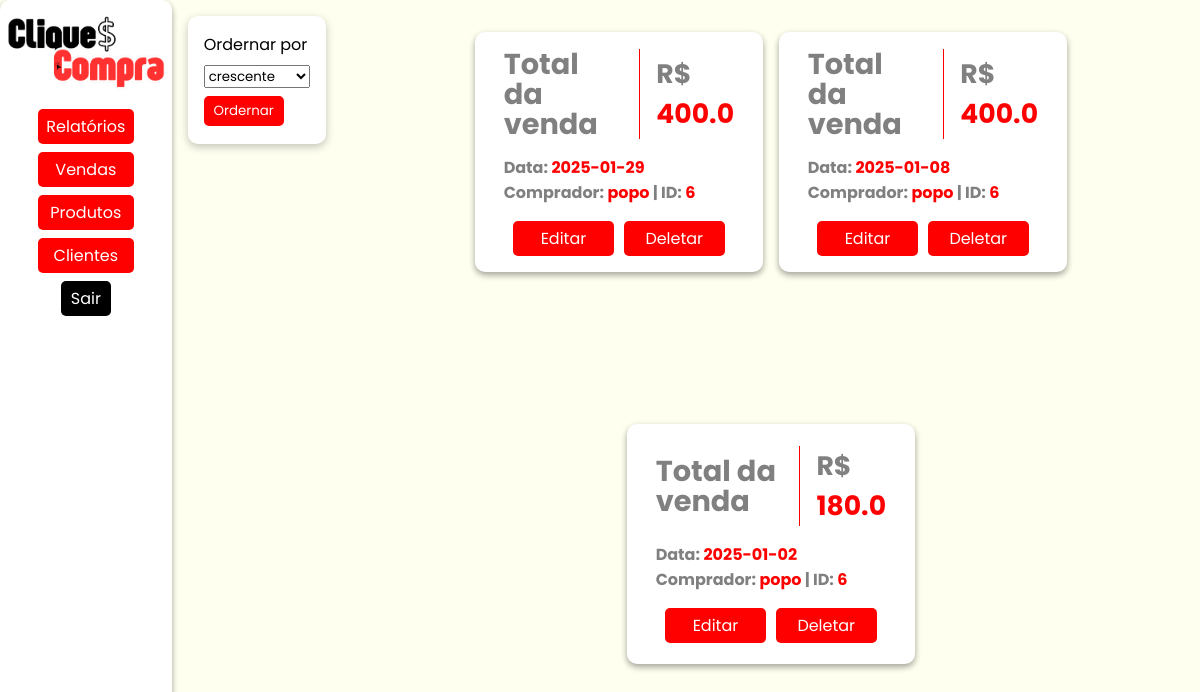
Page /vendas/ on the earlier database version.
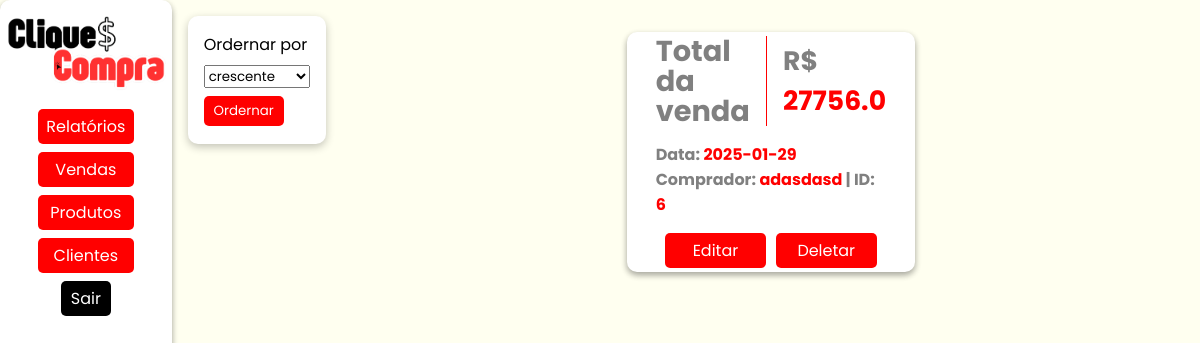
Same page on the later database version.
### models/vendas.py (models this page shows, shortened)
class Venda(Base):
    __tablename__ = 'tb_vendas'
    ven_id: Mapped[int] = mapped_column(primary_key=True, autoincrement=True)
    ven_data: Mapped[str] = mapped_column(nullable=False)
    ven_total: Mapped[float] = mapped_column(nullable=False)
    ven_cli_id: Mapped[int] = mapped_column(ForeignKey('tb_clientes.cli_id'))
    clientes: Mapped[List["Cliente"]] = relationship("Cliente", back_populates='vendas')

### models/clientes.py (models this page shows, shortened)
class Cliente(Base, UserMixin):
    __tablename__ = 'tb_clientes'
    cli_id:Mapped[int] = mapped_column(primary_key = True, autoincrement=True)
    cli_nome:Mapped[str] = mapped_column(nullable=False)
    cli_email:Mapped[str] = mapped_column(unique = True, nullable=False)
    cli_telefone:Mapped[str] = mapped_column(nullable=False)
    cli_endereco:Mapped[str] = mapped_column(nullable=False)
    vendas: Mapped[list["Venda"]] = relationship("Venda", back_populates="clientes", cascade="all, delete-orphan")
    @classmethod
    def all(cls, ordem = "crescente"):
        if ordem == "crescente":
            direcao = "ASC"
        elif ordem == "decrescente":
            direcao = "DESC"
        sql = text(f"SELECT * FROM tb_clientes ORDER BY cli_nome {direcao}")
        clientes = session.execute(sql).fetchall()
        return clientes

### controllers/vendas.py (the view)
@venda_bp.route('/', methods=['POST', 'GET'])
def view():
    if request.method == 'POST':
        ordem = request.form['ordem']
        vendas = Venda.all(ordem=ordem)
    elif request.method == 'GET':
        sql = text(f"SELECT * FROM tb_vendas JOIN tb_clientes ON ven_cli_id = cli_id")
        vendas = session.execute(sql)
    return render_template('vendas/view.html', vendas = vendas)

### templates/vendas/view.html (shortened to what this page needs)
{% extends "model.html" %}
{% block head_extras %}
<link rel="stylesheet" href="{{ url_for('static', filename='style/model.css') }}">
<link rel="stylesheet" href="{{ url_for('static', filename='style/itens.css') }}">
{% endblock %}
{% block content %}
<nav>
    <img src="../../static/assets/cliqueconta.png" alt="Logo do CliqueCompra">
    <div class="links">
        <div class="dropdown">
            <button class="dropdown-button" onclick="toggleDropdown('relatorios-menu')">Relatórios</button>
        </div>
        <div class="dropdown">
            <button class="dropdown-button" onclick="toggleDropdown('vendas-menu')">Vendas</button>
        </div>
        <div class="dropdown">
            <button class="dropdown-button" onclick="toggleDropdown('produtos-menu')">Produtos</button>
        </div>
        <div class="dropdown">
            <button class="dropdown-button" onclick="toggleDropdown('clientes-menu')">Clientes</button>
        </div>
        <a class='sair' href="{{url_for('cliente.logout')}}">Sair</a>
    </div>
</nav>
<div class="filtro">
    <span>Ordernar por</span>
    <form action="{{url_for('venda.view')}}" method="post">
        <select name="ordem" id="filtro-cli">
            <option value="crescente">crescente</option>
        </select>
        <button type="submit">Ordernar</button>
    </form>
</div>
<div id="produto">
    <ol class="itens">
        {%if vendas%}
            {% for venda in vendas %}
                <li class="item venda">
                    <div class="p-e venda">
                        <h2 id="tit_total">Total da venda</h2>
                        <h2 id="preco"><span style="color: gray;">R$ </span>{{venda.ven_total}}</h2>
                    </div>
                    <div class="dados">
                        <h2>Data: <span style="color: red;">{{venda.ven_data}}</span></h2>
                        <h2>Comprador: <span style="color: red;">{{venda.cli_nome}}</span> | ID: <span style="color: red;">{{venda.cli_id}}</span></h2>
                    </div>
                    <div class="links-p">
                        <a href="{{url_for('venda.edit', venda_id=venda.ven_id)}}">Editar</a>
                        <a href="{{url_for('venda.remove', venda_id=venda.ven_id)}}">Deletar</a>
                    </div>
                </li>
            {% endfor %}
        {%else%}
            <h1>Nada foi vendido ainda :(</h1>
        {%endif%}
    </ol>
</div>
{% endblock %}

### templates/model.html (shortened to what this page needs)
<!DOCTYPE html>
<html lang="en">
<head>
    {% block head_extras %}
    {% endblock %}
</head>
<body>
    {% block content %}{% endblock %}
</body>
</html>

### static/style/model.css (style rules this page uses)
* { padding: 0; margin: 0; box-sizing: border-box; font-family: "Poppins", serif; }
body { display: flex; min-width: 100vw; height: 100%; background-color: #FFFFF0; }
.dropdown { width: 100%; display: flex; flex-direction: column; align-items: center; justify-content: center; }

Differences in the rows shown:
removed Venda: ven_total "400.0", ven_data "2025-01-08", cli_nome "popo", cli_id "6"
removed Venda: ven_total "180.0", ven_data "2025-01-02", cli_nome "popo", cli_id "6"
changed Venda: ven_total "400.0" → "27756.0"; cli_nome "popo" → "adasdasd"
